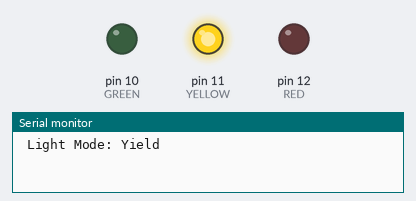
This sketch was run on a simulated Arduino Uno, built with avr-gcc and run on an emulated ATmega328P. Shown: output pins drawn as LEDs (lit = HIGH), the last lines printed to the serial monitor.

Above: at 0.7 s.
At 3.0 s:
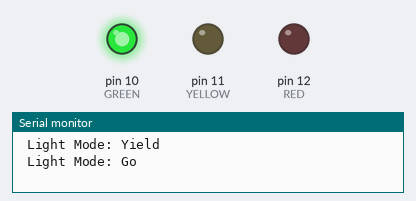
At 6.0 s:
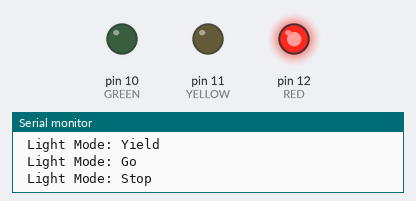
Timing chart, 0 to 9.8 s (numbered marks = the images above):
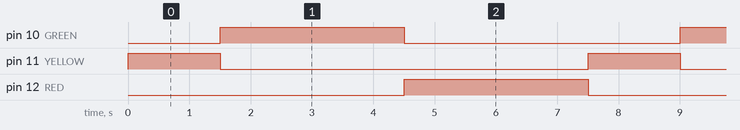

The sketch:

TrafficLight.ino
```cpp
int GREEN=10;
int YELLOW=11;
int RED=12;
void setup() {
  // put your setup code here, to run once:
pinMode(GREEN,OUTPUT);
pinMode(YELLOW,OUTPUT);
pinMode(RED,OUTPUT);

digitalWrite(GREEN, LOW);
digitalWrite(YELLOW, LOW);
digitalWrite(RED, LOW);

Serial.begin(9600);
}

void loop() {
  // put your main code here, to run repeatedly:
digitalWrite(GREEN, LOW);
digitalWrite(YELLOW, HIGH);
digitalWrite(RED, LOW);

Serial.println(" Light Mode: Yield ");
delay(1500);

//Go Mode
digitalWrite(GREEN, HIGH);
digitalWrite(YELLOW, LOW);
digitalWrite(RED, LOW);

Serial.println(" Light Mode: Go ");
delay(3000);

//Stop Mode
digitalWrite(GREEN, LOW);
digitalWrite(YELLOW, LOW);
digitalWrite(RED, HIGH);

Serial.println(" Light Mode: Stop ");
delay(3000);
}
```

Measured:
- by itself, pin 10 (GREEN), pin 12 (RED): alternates HIGH for 3.0 s and LOW for 4.5 s
- by itself, pin 11 (YELLOW): alternates HIGH for 1.5 s and LOW for 6.0 s
- by itself, everything shown: repeats every 7.5 s, in 3 steps
